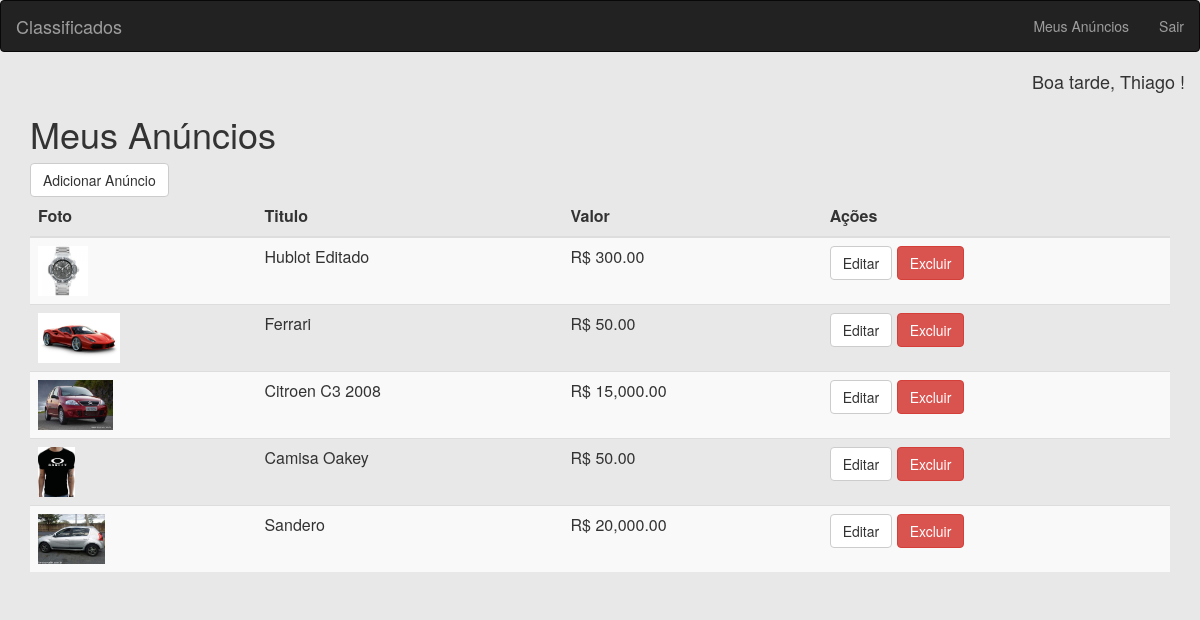
The page /meusAnuncios (signed in) on the database its author committed.
### tables this page shows
CREATE TABLE `anuncios` (
  `id` int(11) unsigned NOT NULL AUTO_INCREMENT,
  `id_usuario` int(11) NOT NULL,
  `id_categoria` int(11) NOT NULL,
  `titulo` varchar(100) DEFAULT NULL,
  `descricao` text,
  `valor` float DEFAULT NULL,
  `estado` int(11) DEFAULT NULL,
  PRIMARY KEY (`id`)
);

### core/controller.php (called while the page is built, shortened)
<?php
	class controller
	{
		public function loadTemplate($viewName, $viewData = array())
		{
			require 'views/template.php';
		}
		public function loadViewInTemplate($viewName, $viewData = array())
		{
			extract($viewData);
			require 'views/'.$viewName.'.php';
		}
	}
?>

### controllers/meusAnunciosController.php (called while the page is built, shortened)
<?php
	class meusAnunciosController extends controller
	{
		public function index()
		{
			$dados = array();
			$this->loadTemplate('meusAnuncios', $dados);
		}
		public function pegarMeusAnuncios()
		{
			$a = new Anuncios();
			$anunc = $a->getMeusAnuncios();
			if($anunc)
			{
				return $anunc;
				exit();
			}
			else
			{
				return false;
				exit();
			}
		}
	}

### core/Core.php (called while the page is built, shortened)
<?php
	class Core
	{
		public function run()
		{
			$url = '/';
			if(isset($_GET['url'])){
				$url .= $_GET['url'];
			}
			$params = array();
			if(!empty($url) && $url != "/")
			{
				$url = explode('/', $url);
				array_shift($url);
				array_shift($url);
				if(isset($url[0]) && !empty($url[0])){
					$currentAction = $url[0];
					array_shift($url);
				}
				else{
					$currentAction = "index";
				}
			}
			else{
				$currentController = 'homeController';
				$currentAction = 'index';
			}
			$c = new $currentController();
			call_user_func_array(array($c, $currentAction), $params);
		}
	}
?>

### index.php (called while the page is built, shortened)
<?php
	$core = new Core();
	$core->run();
?>

### models/model.php (called while the page is built, shortened)
<?php
	class model
	{
		public function __construct()
		{
			global $db;
			$this->db = $db;
		}
	}

### models/Anuncios.php (called while the page is built, shortened)
<?php
class Anuncios extends model {
	public function getMeusAnuncios() {
		$array = array();
		$sql = $this->db->prepare("SELECT
			*,
			(select anuncios_imagens.url from anuncios_imagens where anuncios_imagens.id_anuncio = anuncios.id limit 1) as url
			FROM anuncios
			WHERE id_usuario = :id_usuario");
		$sql->bindValue(":id_usuario", $_SESSION['cLogin']);
		$sql->execute();
		if($sql->rowCount() > 0) {
			$array = $sql->fetchAll();
		}
		return $array;
	}
}

### views/meusAnuncios.php (the view)
<div class="container">
	<h1>Meus Anúncios</h1>
	<a href="<?php echo BASE_URL; ?>addAnuncio" class="btn btn-default">Adicionar Anúncio</a>
	<table class="table table-striped">
		<thead>
			<tr>
				<th>Foto</th>
				<th>Titulo</th>
				<th>Valor</th>
				<th>Ações</th>
			</tr>
		</thead>
		<?php
		$anuncios = $this->pegarMeusAnuncios();
		if($anuncios <> false)
		{
		foreach($anuncios as $anuncio)
		{
		?>
		<tr>
			<td>
				<?php if(!empty($anuncio['url'])): ?>
				<img src="assets/images/anuncios/<?php echo $anuncio['url']; ?>" height="50" border="0" />
				<?php else: ?>
				<img src="assets/images/default.jpg" height="50" border="0" />
				<?php endif; ?>
			</td>
			<td><?php echo $anuncio['titulo']; ?></td>
			<td>R$ <?php echo number_format($anuncio['valor'], 2); ?></td>
			<td>
				<a href="<?php echo BASE_URL; ?>editarAnuncio/index/<?php echo $anuncio['id']; ?>" class="btn btn-default">Editar</a>
				<a href="<?php echo BASE_URL; ?>meusAnuncios/excluir/<?php echo $anuncio['id']; ?>" class="btn btn-danger">Excluir</a>
			</td>
		</tr>
		<?php
		}
		}
		?>
	</table>
</div>

### views/template.php (shortened to what this page needs)
<html>
	<head>
		<link rel="stylesheet" type="text/css" href="<?php echo BASE_URL; ?>assets/css/bootstrap.min.css" />
		<link rel="stylesheet" type="text/css" href="<?php echo BASE_URL; ?>assets/css/style.css" />
	</head>
	<?php
		if(isset($_SESSION["cNome"]) AND !empty($_SESSION["cNome"])){
			$hora = date("H");
			if($hora > 06 AND $hora < 12){
				$mensagem_boasvindas = "Bom dia, " . $_SESSION["cNome"] . " !";
			}
			else if($hora >= 12 AND $hora < 18){
				$mensagem_boasvindas = "Boa tarde, " . $_SESSION["cNome"] . " !";
			}
			else{
				$mensagem_boasvindas = "Boa noite, " . $_SESSION["cNome"] . " !";
			}
		}
	?>
	<body>
		<nav class="navbar navbar-inverse">
			<div class="container-fluid">
				<div class="navbar-header">
					<a href="<?php echo BASE_URL; ?>" class="navbar-brand">Classificados</a>
				</div>
				<ul class="nav navbar-nav navbar-right">
					<?php if(isset($_SESSION['cLogin']) && !empty($_SESSION['cLogin'])): ?>
						<li><a href="<?php echo BASE_URL; ?>meusAnuncios">Meus Anúncios</a></li>
						<li><a href="<?php echo BASE_URL; ?>login/sair/">Sair</a></li>
					<?php else: ?>
						<li><a href="<?php echo BASE_URL; ?>cadastro">Cadastre-se</a></li>
						<li><a href="<?php echo BASE_URL; ?>login">Login</a></li>
					<?php endif; ?>
				</ul>
			</div>
		</nav>
		<?php if(isset($mensagem_boasvindas) && !empty($mensagem_boasvindas)): ?>
		<div class="container-fluid">
			<div class="text-right">
					<h4 style="margin-top:0; margin-bottom:2px"><?php echo $mensagem_boasvindas; ?></h4>
			</div>
		</div>
		<?php endif; ?>
		<?php $this->loadViewInTemplate($viewName, $viewData) ?>
	</body>
</html>

### assets/css/style.css (style rules this page uses)
body { background-color: rgba(211,211,211, 0.5); }

### rows shown on the page
anuncios: shows a picture, titulo "Hublot Editado", valor "300.00"
anuncios: shows a picture, titulo "Ferrari", valor "50.00"
anuncios: shows a picture, titulo "Citroen C3 2008", valor "15,000.00"
anuncios: shows a picture, titulo "Camisa Oakey", valor "50.00"
anuncios: shows a picture, titulo "Sandero", valor "20,000.00"

### other values the page prints
$mensagem_boasvindas "Boa tarde, Thiago !"
